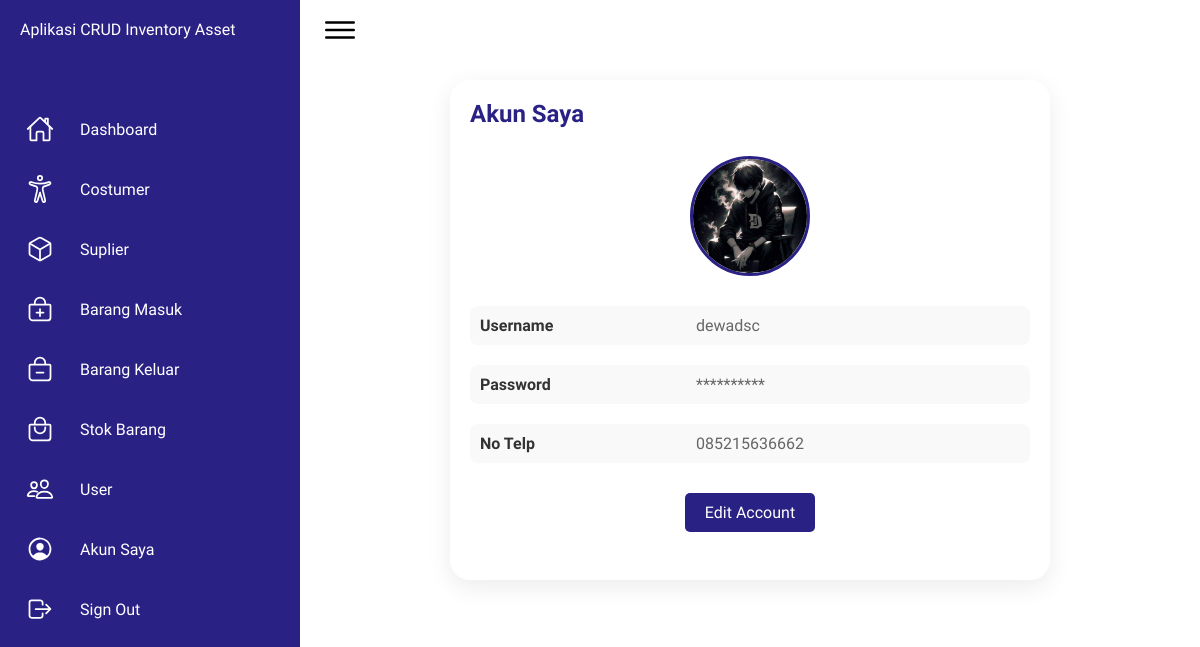
The app's page /website/app/account (signed in) with its own data.
### tables this page shows
CREATE TABLE `users` (
  `id` int(255) NOT NULL,
  `username` varchar(1000) NOT NULL,
  `password` varchar(1000) NOT NULL,
  `nohp` varchar(25) NOT NULL,
  `filefoto` varchar(1000) NOT NULL
);

### website/app/account/index.php (the view, shortened to what this page needs)
<!DOCTYPE html>
<html lang="en">
    <head>
        <link rel="stylesheet" href="../../css/dashboard.css">
    </head>
    <body>
        <div class="container">
            <div class="navigation">
                <ul>
                    <li>
                        <a href="#">
                            <span class="title">Aplikasi CRUD Inventory Asset</span>
                        </a>
                    </li>
                    <li>
                        <a href="../beranda">
                            <span class="icon">
                                <ion-icon name="home-outline"></ion-icon>
                            </span>
                            <span class="title">Dashboard</span>
                        </a>
                    </li>
                    <li>
                        <a href="../costumer">
                            <span class="icon">
                                <ion-icon name="accessibility-outline"></ion-icon>
                            </span>
                            <span class="title">Costumer</span>
                        </a>
                    </li>
                    <li>
                        <a href="../suplier">
                            <span class="icon">
                                <ion-icon name="cube-outline"></ion-icon>
                            </span>
                            <span class="title">Suplier</span>
                        </a>
                    </li>
                    <li>
                        <a href="../barangMasuk">
                            <span class="icon">
                                <ion-icon name="bag-add-outline"></ion-icon>
                            </span>
                            <span class="title">Barang Masuk</span>
                        </a>
                    </li>
                    <li>
                        <a href="../barangKeluar">
                            <span class="icon">
                                <ion-icon name="bag-remove-outline"></ion-icon>
                            </span>
                            <span class="title">Barang Keluar</span>
                        </a>
                    </li>
                    <li>
                        <a href="../stokBarang">
                            <span class="icon">
                                <ion-icon name="bag-handle-outline"></ion-icon>
                            </span>
                            <span class="title">Stok Barang</span>
                        </a>
                    </li>
                    <li>
                        <a href="../user">
                            <span class="icon">
                                <ion-icon name="people-outline"></ion-icon>
                            </span>
                            <span class="title">User</span>
                        </a>
                    </li>
                    <li>
                        <a href="#">
                            <span class="icon">
                                <ion-icon name="person-circle-outline"></ion-icon>
                            </span>
                            <span class="title">Akun Saya</span>
                        </a>
                    </li>
                    <li>
                        <a href="#" id="showModalLogout">
                            <span class="icon">
                                <ion-icon name="log-out-outline"></ion-icon>
                            </span>
                            <span class="title">Sign Out</span>
                        </a>
                    </li>
                </ul>
            </div>
            <div class="main">
                <div class="topbar">
                    <div class="toggle">
                        <ion-icon name="menu-outline"></ion-icon>
                    </div>
                </div>
                <div class="details">
                    <div class="recentOrders">
                        <div class="cardHeader">
                            <h2>Akun Saya</h2>
                        </div>
                        <?php
                            require '../../config.php';
                            $user_id = $_SESSION['user_id'];
                            try {
                                $stmt = $pdo->prepare("SELECT id, username, nohp, filefoto FROM users WHERE id = ? LIMIT 1");
                                $stmt->execute([$user_id]);
                                $user = $stmt->fetch(PDO::FETCH_ASSOC);
                            } catch (PDOException $e) {
                                error_log("Database error: " . $e->getMessage());
                                echo "Terjadi kesalahan. Silakan coba lagi nanti.";
                            }
                        ?>
                        <div class="layoutFormInput">
                            <?php if ($user): ?>
                                <img src="<?php echo '../../imgs/' . $user['filefoto'] ?>" alt="img" class="profile-img" id="profileImg">
                                <div class="info-container">
                                    <div class="info-item">
                                        <span class="label">Username</span>
                                        <span class="value"><?php echo htmlspecialchars($user['username']); ?></span>
                                    </div>
                                    <div class="info-item">
                                        <span class="label">Password</span>
                                        <span class="value">**********</span>
                                    </div>
                                    <div class="info-item">
                                        <span class="label">No Telp</span>
                                        <span class="value"><?php echo htmlspecialchars($user['nohp']); ?></span>
                                    </div>
                                </div>
                                <a href="edit.php" class="btn-edit-profile">Edit Account</a>
                            <?php else: ?>
                                <p>Akun anda tidak ditemukan.</p>
                            <?php endif; ?>
                        </div>
                    </div>
                </div>
            </div>
        </div>
    </body>
</html>

### website/css/dashboard.css (style rules this page uses)
* { font-family: "Ubuntu", sans-serif; margin: 0; padding: 0; box-sizing: border-box; }
:root { --blue: #2a2185; --white: #fff; --gray: #f5f5f5; --black1: #222; --black2: #999; }
body { min-height: 100vh; overflow-x: hidden; }
.container { position: relative; width: 100%; }
.navigation { position: fixed; width: 300px; height: 100%; background: var(--blue); border-left: 10px solid var(--blue); transition: 0.5s; overflow: hidden; }
.navigation ul { position: absolute; top: 0; left: 0; width: 100%; }
.navigation ul li { position: relative; width: 100%; list-style: none; border-top-left-radius: 30px; border-bottom-left-radius: 30px; }
.navigation ul li:nth-child(1) { margin-bottom: 40px; pointer-events: none; }
.navigation ul li a { position: relative; display: block; width: 100%; display: flex; text-decoration: none; color: var(--white); }
.navigation ul li a .icon { position: relative; display: block; min-width: 60px; height: 60px; line-height: 75px; text-align: center; }
.navigation ul li a .icon ion-icon { font-size: 1.75rem; }
.navigation ul li a .title { position: relative; display: block; padding: 0 10px; height: 60px; line-height: 60px; text-align: start; white-space: nowrap; }
.main { position: absolute; width: calc(100% - 300px); left: 300px; min-height: 100vh; background: var(--white); transition: 0.5s; }
.topbar { width: 100%; height: 60px; display: flex; justify-content: space-between; align-items: center; padding: 0 10px; }
.toggle { position: relative; width: 60px; height: 60px; display: flex; justify-content: center; align-items: center; font-size: 2.5rem; cursor: pointer; }
.details { position: relative; width: 100%; padding: 20px; display: grid; grid-template-columns: 2fr 1fr; grid-gap: 30px; }
.details .recentOrders { position: relative; display: grid; min-height: 500px; background: var(--white); padding: 20px; box-shadow: 0 7px 25px rgba(0, 0, 0, 0.08); border-radius: 20px; }
.details .cardHeader { display: flex; justify-content: space-between; align-items: flex-start; }
.cardHeader h2 { font-weight: 600; color: var(--blue); }

### website/app/account/index.php (style rules this page uses)
.details { display: flex; justify-content: center; align-items: center; padding: 20px; }
.recentOrders { width: 90%; max-width: 600px; background: #fff; border-radius: 15px; box-shadow: 0 10px 30px rgba(0, 0, 0, 0.15); padding: 20px; margin: auto; transition: transform 0.3s; }
.layoutFormInput { display: flex; flex-direction: column; align-items: center; }
.profile-img { border-radius: 50%; width: 120px; height: 120px; object-fit: cover; border: 3px solid #2a2185; margin-bottom: 20px; cursor: pointer; }
.info-container { width: 100%; display: flex; flex-direction: column; align-items: flex-start; }
.info-item { display: flex; justify-content: space-between; width: 100%; margin: 10px 0; padding: 10px; border-radius: 8px; background-color: #f9f9f9; transition: background-color 0.2s; }
.label { font-weight: bold; color: #333; width: 40%; }
.value { width: 60%; color: #666; }
.btn-edit-profile { background-color: #2a2185; color: white; border: none; border-radius: 5px; padding: 10px 20px; margin-top: 20px; text-decoration: none; cursor: pointer; transition: background-color 0.3s, transform 0.2s; }

### records on screen
users: filefoto (picture), username "dewadsc", nohp "085215636662"
